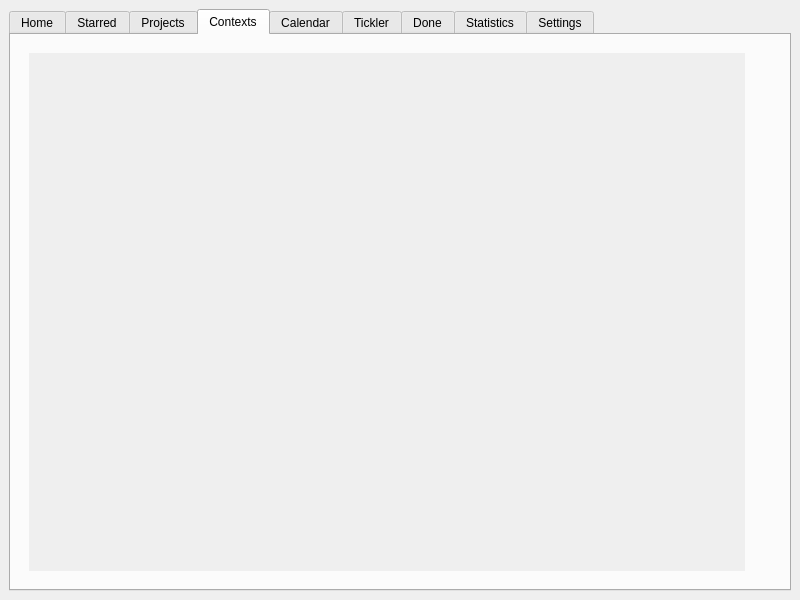
<?xml version="1.0" encoding="UTF-8"?>
<ui version="4.0">
 <class>MainWindow</class>
 <widget class="QMainWindow" name="MainWindow">
  <property name="geometry">
   <rect>
    <x>0</x>
    <y>0</y>
    <width>800</width>
    <height>600</height>
   </rect>
  </property>
  <property name="windowTitle">
   <string>MainWindow</string>
  </property>
  <widget class="QWidget" name="centralwidget">
   <layout class="QHBoxLayout" name="horizontalLayout">
    <item>
     <widget class="QTabWidget" name="tabWidget">
      <property name="currentIndex">
       <number>3</number>
      </property>
      <widget class="QWidget" name="home_tab">
       <attribute name="title">
        <string>Home</string>
       </attribute>
       <layout class="QVBoxLayout" name="verticalLayout_5">
        <item>
         <widget class="QStackedWidget" name="stackedWidget">
          <property name="currentIndex">
           <number>0</number>
          </property>
          <widget class="QWidget" name="page_2">
           <layout class="QHBoxLayout" name="horizontalLayout_6">
            <property name="spacing">
             <number>0</number>
            </property>
            <property name="margin">
             <number>0</number>
            </property>
            <item>
             <widget class="QScrollArea" name="scrollArea">
              <property name="frameShape">
               <enum>QFrame::NoFrame</enum>
              </property>
              <property name="widgetResizable">
               <bool>true</bool>
              </property>
              <widget class="QWidget" name="scrollAreaWidgetContents_2">
               <property name="geometry">
                <rect>
                 <x>0</x>
                 <y>0</y>
                 <width>726</width>
                 <height>554</height>
                </rect>
               </property>
               <layout class="QVBoxLayout" name="verticalLayout_4"/>
              </widget>
             </widget>
            </item>
            <item>
             <widget class="QWidget" name="widget_2" native="true">
              <property name="minimumSize">
               <size>
                <width>50</width>
                <height>0</height>
               </size>
              </property>
              <property name="maximumSize">
               <size>
                <width>250</width>
                <height>16777215</height>
               </size>
              </property>
              <layout class="QVBoxLayout" name="verticalLayout_6">
               <property name="spacing">
                <number>0</number>
               </property>
               <property name="margin">
                <number>0</number>
               </property>
              </layout>
             </widget>
            </item>
           </layout>
          </widget>
         </widget>
        </item>
       </layout>
      </widget>
      <widget class="QWidget" name="starred_tab">
       <attribute name="title">
        <string>Starred</string>
       </attribute>
       <layout class="QHBoxLayout" name="horizontalLayout_2">
        <item>
         <widget class="QScrollArea" name="starred_mainpane">
          <property name="frameShape">
           <enum>QFrame::NoFrame</enum>
          </property>
          <property name="widgetResizable">
           <bool>true</bool>
          </property>
          <widget class="QWidget" name="scrollAreaWidgetContents">
           <property name="geometry">
            <rect>
             <x>0</x>
             <y>0</y>
             <width>762</width>
             <height>554</height>
            </rect>
           </property>
           <layout class="QVBoxLayout" name="starred_mainpane_layout"/>
          </widget>
         </widget>
        </item>
        <item>
         <widget class="QWidget" name="starred_sidepane" native="true">
          <property name="minimumSize">
           <size>
            <width>10</width>
            <height>0</height>
           </size>
          </property>
          <layout class="QVBoxLayout" name="starred_sidepane_layout"/>
         </widget>
        </item>
       </layout>
      </widget>
      <widget class="QWidget" name="projects_tab">
       <attribute name="title">
        <string>Projects</string>
       </attribute>
       <layout class="QHBoxLayout" name="horizontalLayout_4">
        <item>
         <widget class="QStackedWidget" name="stackedWidget_2">
          <property name="currentIndex">
           <number>0</number>
          </property>
          <widget class="QWidget" name="projects_page">
           <layout class="QHBoxLayout" name="horizontalLayout_9">
            <property name="spacing">
             <number>0</number>
            </property>
            <property name="margin">
             <number>0</number>
            </property>
            <item>
             <widget class="QScrollArea" name="scrollArea_5">
              <property name="frameShape">
               <enum>QFrame::NoFrame</enum>
              </property>
              <property name="widgetResizable">
               <bool>true</bool>
              </property>
              <widget class="QWidget" name="scrollAreaWidgetContents_7">
               <property name="geometry">
                <rect>
                 <x>0</x>
                 <y>0</y>
                 <width>756</width>
                 <height>554</height>
                </rect>
               </property>
               <layout class="QVBoxLayout" name="projects_mainpane_layout"/>
              </widget>
             </widget>
            </item>
            <item>
             <widget class="QWidget" name="widget_5" native="true">
              <property name="minimumSize">
               <size>
                <width>20</width>
                <height>0</height>
               </size>
              </property>
              <layout class="QVBoxLayout" name="projects_sidepane_layout"/>
             </widget>
            </item>
           </layout>
          </widget>
          <widget class="QWidget" name="projectview_page">
           <layout class="QHBoxLayout" name="horizontalLayout_8">
            <item>
             <widget class="QScrollArea" name="scrollArea_2">
              <property name="widgetResizable">
               <bool>true</bool>
              </property>
              <widget class="QWidget" name="scrollAreaWidgetContents_4">
               <property name="geometry">
                <rect>
                 <x>0</x>
                 <y>0</y>
                 <width>658</width>
                 <height>540</height>
                </rect>
               </property>
               <layout class="QVBoxLayout" name="verticalLayout_8">
                <item>
                 <widget class="QLabel" name="label_3">
                  <property name="text">
                   <string>Specific Project View Page</string>
                  </property>
                 </widget>
                </item>
               </layout>
              </widget>
             </widget>
            </item>
            <item>
             <widget class="QWidget" name="widget" native="true">
              <property name="minimumSize">
               <size>
                <width>100</width>
                <height>0</height>
               </size>
              </property>
              <layout class="QVBoxLayout" name="verticalLayout_9"/>
             </widget>
            </item>
           </layout>
          </widget>
         </widget>
        </item>
       </layout>
      </widget>
      <widget class="QWidget" name="contexts_tab">
       <attribute name="title">
        <string>Contexts</string>
       </attribute>
       <layout class="QVBoxLayout" name="verticalLayout_12">
        <item>
         <widget class="QStackedWidget" name="stackedWidget_3">
          <property name="currentIndex">
           <number>0</number>
          </property>
          <widget class="QWidget" name="contexts_page">
           <layout class="QHBoxLayout" name="horizontalLayout_10">
            <item>
             <widget class="QScrollArea" name="scrollArea_6">
              <property name="frameShape">
               <enum>QFrame::NoFrame</enum>
              </property>
              <property name="widgetResizable">
               <bool>true</bool>
              </property>
              <widget class="QWidget" name="scrollAreaWidgetContents_8">
               <property name="geometry">
                <rect>
                 <x>0</x>
                 <y>0</y>
                 <width>744</width>
                 <height>546</height>
                </rect>
               </property>
               <layout class="QVBoxLayout" name="contexts_mainpane_layout">
                <property name="spacing">
                 <number>0</number>
                </property>
                <property name="margin">
                 <number>0</number>
                </property>
               </layout>
              </widget>
             </widget>
            </item>
            <item>
             <widget class="QWidget" name="widget_6" native="true">
              <property name="minimumSize">
               <size>
                <width>20</width>
                <height>0</height>
               </size>
              </property>
              <layout class="QVBoxLayout" name="contexts_sidepane_layout"/>
             </widget>
            </item>
           </layout>
          </widget>
          <widget class="QWidget" name="contextview_page">
           <layout class="QHBoxLayout" name="horizontalLayout_11">
            <item>
             <widget class="QScrollArea" name="scrollArea_7">
              <property name="widgetResizable">
               <bool>true</bool>
              </property>
              <widget class="QWidget" name="scrollAreaWidgetContents_9">
               <property name="geometry">
                <rect>
                 <x>0</x>
                 <y>0</y>
                 <width>658</width>
                 <height>540</height>
                </rect>
               </property>
               <layout class="QVBoxLayout" name="verticalLayout_15">
                <item>
                 <widget class="QLabel" name="label_4">
                  <property name="text">
                   <string>Specific Context View Page</string>
                  </property>
                 </widget>
                </item>
               </layout>
              </widget>
             </widget>
            </item>
            <item>
             <widget class="QWidget" name="widget_7" native="true">
              <property name="minimumSize">
               <size>
                <width>100</width>
                <height>0</height>
               </size>
              </property>
              <layout class="QVBoxLayout" name="verticalLayout_16"/>
             </widget>
            </item>
           </layout>
          </widget>
         </widget>
        </item>
       </layout>
      </widget>
      <widget class="QWidget" name="calendar_tab">
       <attribute name="title">
        <string>Calendar</string>
       </attribute>
       <layout class="QHBoxLayout" name="horizontalLayout_7">
        <item>
         <widget class="QScrollArea" name="scrollArea_4">
          <property name="frameShape">
           <enum>QFrame::NoFrame</enum>
          </property>
          <property name="widgetResizable">
           <bool>true</bool>
          </property>
          <widget class="QWidget" name="scrollAreaWidgetContents_6">
           <property name="geometry">
            <rect>
             <x>0</x>
             <y>0</y>
             <width>672</width>
             <height>554</height>
            </rect>
           </property>
           <layout class="QVBoxLayout" name="verticalLayout_3"/>
          </widget>
         </widget>
        </item>
        <item>
         <widget class="QWidget" name="widget_4" native="true">
          <property name="minimumSize">
           <size>
            <width>100</width>
            <height>0</height>
           </size>
          </property>
          <layout class="QVBoxLayout" name="calendar_sidepane_layout"/>
         </widget>
        </item>
       </layout>
      </widget>
      <widget class="QWidget" name="tickler_tab">
       <attribute name="title">
        <string>Tickler</string>
       </attribute>
       <layout class="QHBoxLayout" name="horizontalLayout_3">
        <item>
         <widget class="QScrollArea" name="tickler_mainpane">
          <property name="frameShape">
           <enum>QFrame::NoFrame</enum>
          </property>
          <property name="widgetResizable">
           <bool>true</bool>
          </property>
          <widget class="QWidget" name="scrollAreaWidgetContents_3">
           <property name="geometry">
            <rect>
             <x>0</x>
             <y>0</y>
             <width>672</width>
             <height>554</height>
            </rect>
           </property>
           <layout class="QVBoxLayout" name="tickler_mainpane_layout"/>
          </widget>
         </widget>
        </item>
        <item>
         <widget class="QWidget" name="tickler_sidepane" native="true">
          <property name="minimumSize">
           <size>
            <width>100</width>
            <height>0</height>
           </size>
          </property>
          <layout class="QVBoxLayout" name="tickler_sidepane_layout"/>
         </widget>
        </item>
       </layout>
      </widget>
      <widget class="QWidget" name="tab_6">
       <attribute name="title">
        <string>Done</string>
       </attribute>
       <layout class="QHBoxLayout" name="horizontalLayout_5">
        <item>
         <widget class="QScrollArea" name="scrollArea_3">
          <property name="frameShape">
           <enum>QFrame::NoFrame</enum>
          </property>
          <property name="widgetResizable">
           <bool>true</bool>
          </property>
          <widget class="QWidget" name="scrollAreaWidgetContents_5">
           <property name="geometry">
            <rect>
             <x>0</x>
             <y>0</y>
             <width>776</width>
             <height>554</height>
            </rect>
           </property>
           <layout class="QVBoxLayout" name="done_mainpane_layout"/>
          </widget>
         </widget>
        </item>
       </layout>
      </widget>
      <widget class="QWidget" name="statistics_tab">
       <attribute name="title">
        <string>Statistics</string>
       </attribute>
      </widget>
      <widget class="QWidget" name="settings_tab">
       <attribute name="title">
        <string>Settings</string>
       </attribute>
      </widget>
     </widget>
    </item>
   </layout>
  </widget>
 </widget>
 <resources/>
 <connections/>
</ui>
